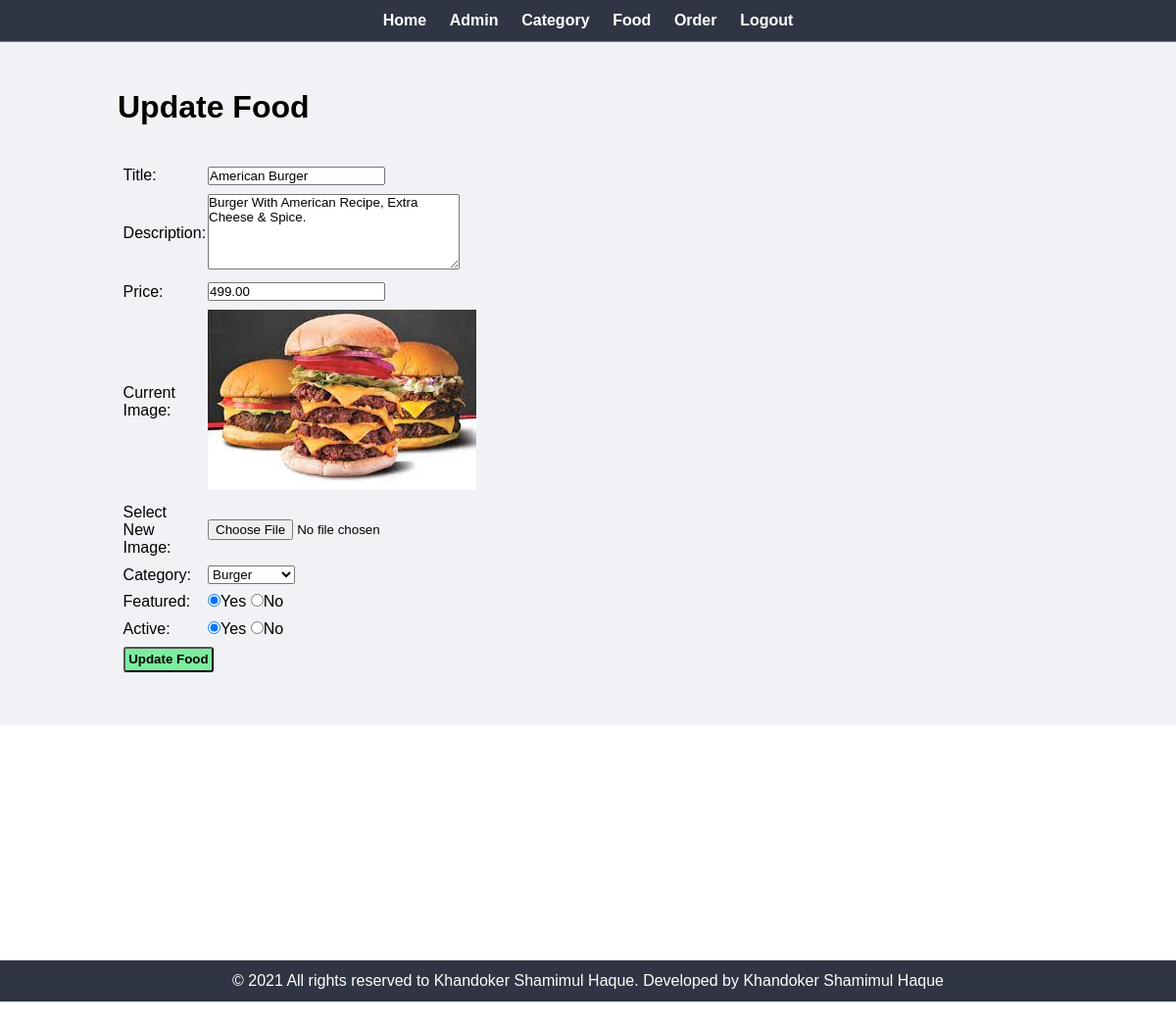
The page /admin/update-food.php?id=23 (signed in) on the database its author committed.
### tables this page shows
CREATE TABLE `tbl_food` (
  `id` int(10) UNSIGNED NOT NULL,
  `title` varchar(100) NOT NULL,
  `description` text NOT NULL,
  `price` decimal(10,2) NOT NULL,
  `image_name` varchar(255) NOT NULL,
  `category_id` int(10) UNSIGNED NOT NULL,
  `featured` varchar(10) NOT NULL,
  `active` varchar(10) NOT NULL
);

CREATE TABLE `tbl_category` (
  `id` int(10) UNSIGNED NOT NULL,
  `title` varchar(100) NOT NULL,
  `image_name` varchar(255) NOT NULL,
  `featured` varchar(10) NOT NULL,
  `active` varchar(10) NOT NULL
);

### admin/update-food.php (the view, shortened to what this page needs)
<?php include('partials/menu.php'); ?>
<div class="main-content ">
    <div class="wrapper">
        <h1>Update Food</h1>
        <br><br>
        <?php
        if (isset($_GET['id'])) {
            $id = $_GET['id'];
            $sql2 = "SELECT * FROM tbl_food WHERE id=$id";
            $res2 = mysqli_query($conn, $sql2);
            $row2 = mysqli_fetch_assoc($res2);
            $title = $row2['title'];
            $description = $row2['description'];
            $price = $row2['price'];
            $current_image = $row2['image_name'];
            $current_category = $row2['category_id'];
            $featured = $row2['featured'];
            $active = $row2['active'];
        } else {
            header("location:" . SITEURL . 'admin/manage-food.php');
        }
        ?>
        <form action="" method="POST" enctype="multipart/form-data">
            <table class="tbl-30">
                <tr>
                    <td>Title:</td>
                    <td>
                        <input type="text" name="title" value="<?php echo $title; ?>"><br>
                    </td>
                </tr>
                <tr>
                    <td>Description:</td>
                    <td>
                        <textarea name="description" cols="30" rows="5"><?php echo $description; ?></textarea><br>
                    </td>
                </tr>
                <tr>
                    <td>Price:</td>
                    <td>
                        <input type="number" name="price" value="<?php echo $price; ?>"><br>
                    </td>
                </tr>
                <tr>
                    <td>Current Image:</td>
                    <td>
                        <?php
                        if ($current_image != "") {
                        ?>
                            <img src="<?php echo SITEURL; ?>images/food/<?php echo $current_image; ?>">
                        <?php
                        } else {
                            echo "<div class='error'>Image not Added.<?div>";
                        }
                        ?>
                    </td>
                </tr>
                <tr>
                    <td>Select New Image:</td>
                    <td>
                        <input type="file" name="image"><br>
                    </td>
                </tr>
                <tr>
                    <td>Category:</td>
                    <td>
                        <select name="category">
                            <?php
                            $sql = "SELECT * FROM tbl_category WHERE active='Yes'";
                            $res = mysqli_query($conn, $sql);
                            $count = mysqli_num_rows($res);
                            if ($count > 0) {
                                while ($row = mysqli_fetch_assoc($res)) {
                                    $category_id = $row['id'];
                                    $category_title = $row['title'];
                            ?>
                                    <option <?php if ($current_category == $category_id) echo "selected"; ?> value="<?php echo $category_id; ?>"><?php echo $category_title; ?></option>
                                <?php
                                }
                            } else {
                                ?>
                                <option value="0">No Category Found</option>
                            <?php
                            }
                            ?>
                        </select><br>
                    </td>
                </tr>
                <tr>
                    <td>Featured:</td>
                    <td>
                        <input <?php if ($featured == "Yes") {
                                    echo "checked";
                                } ?> type="radio" name="featured" value="Yes">Yes
                        <input <?php if ($featured == "No") {
                                    echo "checked";
                                } ?> type="radio" name="featured" value="No">No<br>
                    </td>
                </tr>
                <tr>
                    <td>Active:</td>
                    <td>
                        <input <?php if ($active == "Yes") {
                                    echo "checked";
                                } ?> type="radio" name="active" value="Yes">Yes
                        <input <?php if ($active == "No") {
                                    echo "checked";
                                } ?> type="radio" name="active" value="No">No<br>
                    </td>
                </tr>
                <tr>
                    <td colspan="2">
                        <input type="submit" name="submit" value="Update Food" class="btn-secondary">
                    </td>
                </tr>
            </table>
        </form>
    </div>
</div>
<?php include('partials/footer.php'); ?>

### css/admin.css (style rules this page uses)
* { margin: 0; padding: 0; font-family: Arial, Helvetica, sans-serif; text-decoration: none; }
.wrapper { padding: 1%; width: 80%; margin: 0 auto; }
.tbl-30 { width: 30%; }
table tr td { padding: 1%; }
.btn-secondary { background-color: #7bed9f; padding: 1%; color: black; text-decoration: none; font-weight: bold; border-radius: 3px; }
.main-content { background-color: #f1f2f6; padding: 3% 0; }

### rows shown on the page
tbl_food: title "American Burger", description "Burger With American Recipe, Extra Cheese & Spice.", price "499.00", image_name (picture), category "Burger", featured "☑", active "☑"
